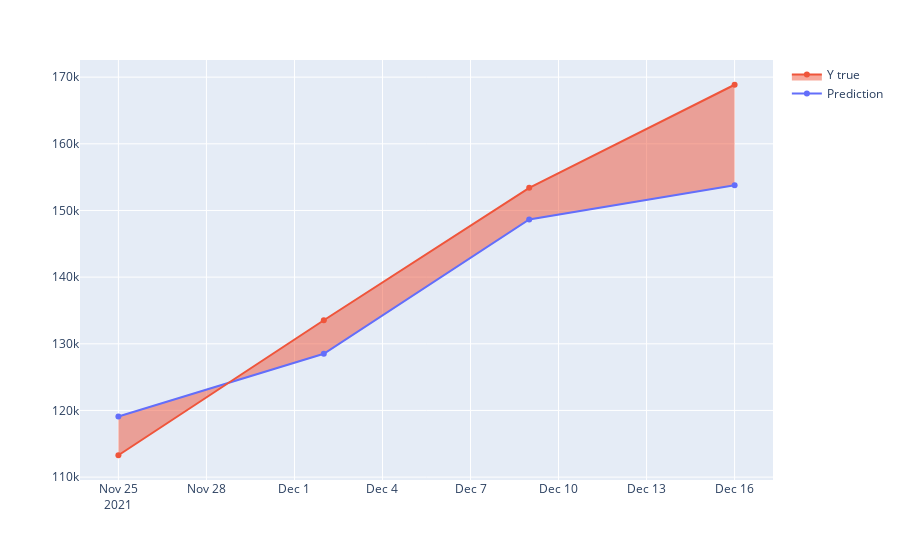

Notebook cell for this chart:
### Code cell
import os
import pickle
import sys
import warnings

import pandas as pd
import plotly.express as px
sys.path.append("../../")
from assets.settings import N_COUNTS_FOR_PRED
from Modules.regression_funcs.rename_columns import rename_columns

warnings.filterwarnings('ignore')


predict_data = pd.Timestamp('2021-11-25')

pred_df = pd.read_parquet('../../Data/prepared/predict/main_predict.gzip')

models = pickle.load(open('../../Data/models/final_models/main_model.pkl', 'rb'))

result = []

for i in range(1, N_COUNTS_FOR_PRED + 1):
    
    prediction = pred_df[['КлиентКод', 'Артикул']]
    prediction['Период'] = predict_data + pd.Timedelta(days=7*(i - 1))
    
    model = models[f'{i}_model']
    
    prediction['prediction'] = model.predict(rename_columns(pred_df)[model.feature_name()])
    
    result.append(prediction)
    
result = pd.concat(result, ignore_index=True)
result

valid = pd.read_parquet('../../Data/prepared/predict/valid_data.gzip')


result = result.merge(valid[['КлиентКод', 'Артикул', 'Период', 'BaseLine_1_week']], how='left', on=['КлиентКод', 'Артикул', 'Период']).rename(columns={"BaseLine_1_week": 'y_true'})

plot_df = result.groupby('Период')[['prediction', 'y_true']].sum().reset_index()


fig = px.scatter()

fig.add_scatter(
    x=plot_df['Период'],
    y=plot_df['prediction'],
    name='Prediction'
)

fig.add_scatter(
    x=plot_df['Период'],
    y=plot_df['y_true'],
    name='Y true',
    fill='tonexty'
)

### Figure 1 — Plotly figure (JSON) as saved in the notebook; plotly's stock layout.template omitted (floating-point values rounded to 4 significant figures)
{"data": [{"name": "Prediction", "type": "scatter", "x": ["2021-11-25T00:00:00", "2021-12-02T00:00:00", "2021-12-09T00:00:00", "2021-12-16T00:00:00"], "y": [119100.0, 128500.0, 148600.0, 153800.0]}, {"fill": "tonexty", "name": "Y true", "type": "scatter", "x": ["2021-11-25T00:00:00", "2021-12-02T00:00:00", "2021-12-09T00:00:00", "2021-12-16T00:00:00"], "y": [113300.0, 133500.0, 153400.0, 168900.0]}], "layout": {"legend": {"tracegroupgap": 0}, "margin": {"t": 60}, "xaxis": {"anchor": "y", "domain": [0, 1]}, "yaxis": {"anchor": "x", "domain": [0, 1]}}}
